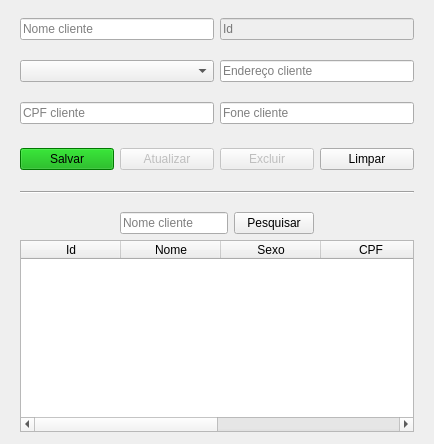
      <widget class="QWidget" name="tabCli">
       <attribute name="icon">
        <iconset resource="../res.qrc">
         <normaloff>:/icons/img/cli_ico.png</normaloff>:/icons/img/cli_ico.png</iconset>
       </attribute>
       <attribute name="title">
        <string>Clientes</string>
       </attribute>
       <layout class="QVBoxLayout" name="verticalLayout_7">
        <property name="leftMargin">
         <number>20</number>
        </property>
        <property name="topMargin">
         <number>12</number>
        </property>
        <property name="rightMargin">
         <number>20</number>
        </property>
        <property name="bottomMargin">
         <number>12</number>
        </property>
        <item>
         <layout class="QHBoxLayout" name="horizontalLayout_6">
          <property name="spacing">
           <number>6</number>
          </property>
          <property name="leftMargin">
           <number>0</number>
          </property>
          <property name="topMargin">
           <number>6</number>
          </property>
          <property name="bottomMargin">
           <number>6</number>
          </property>
          <item>
           <layout class="QVBoxLayout" name="verticalLayout_3">
            <property name="spacing">
             <number>20</number>
            </property>
            <item>
             <widget class="QLineEdit" name="txtNom_cli">
              <property name="statusTip">
               <string>Digite nome do cliente</string>
              </property>
              <property name="maxLength">
               <number>100</number>
              </property>
              <property name="placeholderText">
               <string>Nome cliente</string>
              </property>
              <property name="clearButtonEnabled">
               <bool>true</bool>
              </property>
             </widget>
            </item>
            <item>
             <widget class="QComboBox" name="cbcSex_cli">
              <property name="statusTip">
               <string>Selecione sexo do cliente</string>
              </property>
              <property name="placeholderText">
               <string>Selecionar sexo</string>
              </property>
              <item>
               <property name="text">
                <string>Indefinido</string>
               </property>
              </item>
              <item>
               <property name="text">
                <string>Femenino</string>
               </property>
              </item>
              <item>
               <property name="text">
                <string>Masculino</string>
               </property>
              </item>
             </widget>
            </item>
            <item>
             <widget class="QLineEdit" name="txtCpf_cli">
              <property name="statusTip">
               <string>Digite CPF do cliente</string>
              </property>
              <property name="placeholderText">
               <string>CPF cliente</string>
              </property>
              <property name="clearButtonEnabled">
               <bool>true</bool>
              </property>
             </widget>
            </item>
           </layout>
          </item>
          <item>
           <layout class="QVBoxLayout" name="verticalLayout_4">
            <property name="spacing">
             <number>20</number>
            </property>
            <item>
             <widget class="QLineEdit" name="txtId_cli">
              <property name="enabled">
               <bool>false</bool>
              </property>
              <property name="statusTip">
               <string>Código do cliente</string>
              </property>
              <property name="placeholderText">
               <string>Id</string>
              </property>
             </widget>
            </item>
            <item>
             <widget class="QLineEdit" name="txtEnd_cli">
              <property name="statusTip">
               <string>Endereço do cliente</string>
              </property>
              <property name="maxLength">
               <number>150</number>
              </property>
              <property name="placeholderText">
               <string>Endereço cliente</string>
              </property>
              <property name="clearButtonEnabled">
               <bool>true</bool>
              </property>
             </widget>
            </item>
            <item>
             <widget class="QLineEdit" name="txtFon_cli">
              <property name="statusTip">
               <string>Telefone do cliente</string>
              </property>
              <property name="placeholderText">
               <string>Fone cliente</string>
              </property>
              <property name="clearButtonEnabled">
               <bool>true</bool>
              </property>
             </widget>
            </item>
           </layout>
          </item>
         </layout>
        </item>
        <item>
         <layout class="QHBoxLayout" name="horizontalLayout_5">
          <property name="leftMargin">
           <number>0</number>
          </property>
          <property name="topMargin">
           <number>12</number>
          </property>
          <property name="rightMargin">
           <number>0</number>
          </property>
          <property name="bottomMargin">
           <number>15</number>
          </property>
          <item>
           <widget class="QPushButton" name="btnSal_cli">
            <property name="cursor">
             <cursorShape>PointingHandCursor</cursorShape>
            </property>
            <property name="statusTip">
             <string>Cadastrar novo cliente</string>
            </property>
            <property name="styleSheet">
             <string notr="true">background-color: rgb(0, 170, 0);</string>
            </property>
            <property name="text">
             <string>Salvar</string>
            </property>
            <property name="icon">
             <iconset resource="../res.qrc">
              <normaloff>:/icons/img/salvar.png</normaloff>:/icons/img/salvar.png</iconset>
            </property>
           </widget>
          </item>
          <item>
           <widget class="QPushButton" name="btnAtu_cli">
            <property name="enabled">
             <bool>false</bool>
            </property>
            <property name="cursor">
             <cursorShape>PointingHandCursor</cursorShape>
            </property>
            <property name="statusTip">
             <string>Atualizar dados do cliente</string>
            </property>
            <property name="text">
             <string>Atualizar</string>
            </property>
            <property name="icon">
             <iconset resource="../res.qrc">
              <normaloff>:/icons/img/refresh.png</normaloff>:/icons/img/refresh.png</iconset>
            </property>
           </widget>
          </item>
          <item>
           <widget class="QPushButton" name="btnExc_cli">
            <property name="enabled">
             <bool>false</bool>
            </property>
            <property name="cursor">
             <cursorShape>PointingHandCursor</cursorShape>
            </property>
            <property name="statusTip">
             <string>Deletar cliente</string>
            </property>
            <property name="text">
             <string>Excluir</string>
            </property>
            <property name="icon">
             <iconset resource="../res.qrc">
              <normaloff>:/icons/img/edit-delete.png</normaloff>:/icons/img/edit-delete.png</iconset>
            </property>
           </widget>
          </item>
          <item>
           <widget class="QPushButton" name="btnLim_cli">
            <property name="cursor">
             <cursorShape>PointingHandCursor</cursorShape>
            </property>
            <property name="statusTip">
             <string>Limpar campos para poder cadastrar novo cliente</string>
            </property>
            <property name="text">
             <string>Limpar</string>
            </property>
            <property name="icon">
             <iconset resource="../res.qrc">
              <normaloff>:/icons/img/limpar.png</normaloff>:/icons/img/limpar.png</iconset>
            </property>
           </widget>
          </item>
         </layout>
        </item>
        <item>
         <widget class="Line" name="line_2">
          <property name="orientation">
           <enum>Qt::Horizontal</enum>
          </property>
         </widget>
        </item>
        <item>
         <layout class="QHBoxLayout" name="horizontalLayout_4">
          <property name="leftMargin">
           <number>100</number>
          </property>
          <property name="topMargin">
           <number>12</number>
          </property>
          <property name="rightMargin">
           <number>100</number>
          </property>
          <item>
           <widget class="QLineEdit" name="txtPesNom_cli">
            <property name="statusTip">
             <string>Pesquisar clientes por nome</string>
            </property>
            <property name="placeholderText">
             <string>Nome cliente</string>
            </property>
            <property name="clearButtonEnabled">
             <bool>true</bool>
            </property>
           </widget>
          </item>
          <item>
           <widget class="QPushButton" name="btnPesNom_cli">
            <property name="cursor">
             <cursorShape>PointingHandCursor</cursorShape>
            </property>
            <property name="statusTip">
             <string>Pesquisar clientes por nome</string>
            </property>
            <property name="text">
             <string>Pesquisar</string>
            </property>
            <property name="icon">
             <iconset resource="../res.qrc">
              <normaloff>:/icons/img/pesquisar.png</normaloff>:/icons/img/pesquisar.png</iconset>
            </property>
           </widget>
          </item>
         </layout>
        </item>
        <item>
         <widget class="QTableWidget" name="table_cli">
          <property name="statusTip">
           <string>Selecione algum cliente para atualizar ou deletar</string>
          </property>
          <column>
           <property name="text">
            <string>Id</string>
           </property>
          </column>
          <column>
           <property name="text">
            <string>Nome</string>
           </property>
          </column>
          <column>
           <property name="text">
            <string>Sexo</string>
           </property>
          </column>
          <column>
           <property name="text">
            <string>CPF</string>
           </property>
          </column>
          <column>
           <property name="text">
            <string>Endereço</string>
           </property>
          </column>
          <column>
           <property name="text">
            <string>Fone</string>
           </property>
          </column>
         </widget>
        </item>
       </layout>
      </widget>
